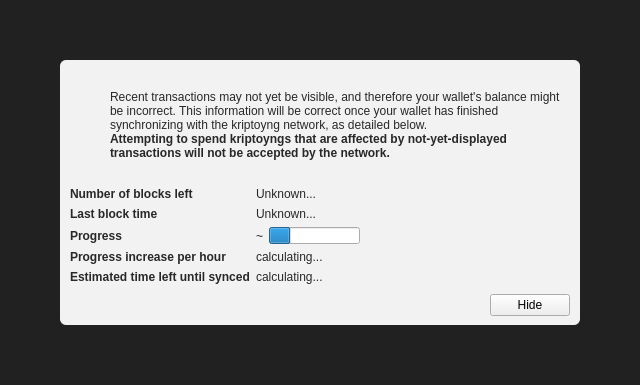
<?xml version="1.0" encoding="UTF-8"?>
<ui version="4.0">
 <class>ModalOverlay</class>
 <widget class="ModalOverlay" name="ModalOverlay">
  <property name="geometry">
   <rect>
    <x>0</x>
    <y>0</y>
    <width>640</width>
    <height>385</height>
   </rect>
  </property>
  <property name="windowTitle">
   <string>Form</string>
  </property>
  <layout class="QVBoxLayout" name="verticalLayout" stretch="0">
   <property name="sizeConstraint">
    <enum>QLayout::SetDefaultConstraint</enum>
   </property>
   <property name="leftMargin">
    <number>0</number>
   </property>
   <property name="topMargin">
    <number>0</number>
   </property>
   <property name="rightMargin">
    <number>0</number>
   </property>
   <property name="bottomMargin">
    <number>0</number>
   </property>
   <item>
    <widget class="QWidget" name="bgWidget" native="true">
     <property name="styleSheet">
      <string notr="true">#bgWidget { background: rgba(0,0,0,220); }</string>
     </property>
     <layout class="QVBoxLayout" name="verticalLayoutMain" stretch="1">
      <property name="leftMargin">
       <number>60</number>
      </property>
      <property name="topMargin">
       <number>60</number>
      </property>
      <property name="rightMargin">
       <number>60</number>
      </property>
      <property name="bottomMargin">
       <number>60</number>
      </property>
      <item>
       <widget class="QWidget" name="contentWidget" native="true">
        <property name="styleSheet">
         <string notr="true">#contentWidget { background: rgba(255,255,255,240); border-radius: 6px; }

QLabel { color: rgb(40,40,40);  }</string>
        </property>
        <layout class="QVBoxLayout" name="verticalLayoutSub" stretch="1,0,0,0">
         <property name="spacing">
          <number>0</number>
         </property>
         <property name="leftMargin">
          <number>10</number>
         </property>
         <property name="topMargin">
          <number>10</number>
         </property>
         <property name="rightMargin">
          <number>10</number>
         </property>
         <property name="bottomMargin">
          <number>10</number>
         </property>
         <item>
          <layout class="QHBoxLayout" name="horizontalLayoutIconText" stretch="0,1">
           <property name="topMargin">
            <number>20</number>
           </property>
           <item>
            <layout class="QVBoxLayout" name="verticalLayoutIcon">
             <property name="leftMargin">
              <number>0</number>
             </property>
             <item>
              <widget class="QPushButton" name="warningIcon">
               <property name="enabled">
                <bool>false</bool>
               </property>
               <property name="text">
                <string/>
               </property>
               <property name="icon">
                <iconset>
                 <normaloff>:/icons/warning</normaloff>
                 <disabledoff>:/icons/warning</disabledoff>:/icons/warning</iconset>
               </property>
               <property name="iconSize">
                <size>
                 <width>48</width>
                 <height>48</height>
                </size>
               </property>
               <property name="flat">
                <bool>true</bool>
               </property>
              </widget>
             </item>
             <item>
              <spacer name="verticalSpacerWarningIcon">
               <property name="orientation">
                <enum>Qt::Vertical</enum>
               </property>
               <property name="sizeHint" stdset="0">
                <size>
                 <width>20</width>
                 <height>40</height>
                </size>
               </property>
              </spacer>
             </item>
            </layout>
           </item>
           <item>
            <layout class="QVBoxLayout" name="verticalLayoutInfoText">
             <property name="leftMargin">
              <number>0</number>
             </property>
             <property name="topMargin">
              <number>0</number>
             </property>
             <item>
              <widget class="QLabel" name="infoText">
               <property name="text">
                <string>Recent transactions may not yet be visible, and therefore your wallet's balance might be incorrect. This information will be correct once your wallet has finished synchronizing with the kriptoyng network, as detailed below.</string>
               </property>
               <property name="textFormat">
                <enum>Qt::RichText</enum>
               </property>
               <property name="wordWrap">
                <bool>true</bool>
               </property>
              </widget>
             </item>
             <item>
              <widget class="QLabel" name="infoTextStrong">
               <property name="font">
                <font>
                 <weight>75</weight>
                 <bold>true</bold>
                </font>
               </property>
               <property name="text">
                <string>Attempting to spend kriptoyngs that are affected by not-yet-displayed transactions will not be accepted by the network.</string>
               </property>
               <property name="textFormat">
                <enum>Qt::RichText</enum>
               </property>
               <property name="wordWrap">
                <bool>true</bool>
               </property>
              </widget>
             </item>
             <item>
              <spacer name="verticalSpacerInTextSpace">
               <property name="orientation">
                <enum>Qt::Vertical</enum>
               </property>
               <property name="sizeHint" stdset="0">
                <size>
                 <width>20</width>
                 <height>40</height>
                </size>
               </property>
              </spacer>
             </item>
            </layout>
           </item>
          </layout>
         </item>
         <item>
          <spacer name="verticalSpacerAfterText">
           <property name="orientation">
            <enum>Qt::Vertical</enum>
           </property>
           <property name="sizeHint" stdset="0">
            <size>
             <width>20</width>
             <height>40</height>
            </size>
           </property>
          </spacer>
         </item>
         <item>
          <layout class="QFormLayout" name="formLayout">
           <property name="fieldGrowthPolicy">
            <enum>QFormLayout::FieldsStayAtSizeHint</enum>
           </property>
           <property name="horizontalSpacing">
            <number>6</number>
           </property>
           <property name="verticalSpacing">
            <number>6</number>
           </property>
           <property name="topMargin">
            <number>10</number>
           </property>
           <item row="0" column="0">
            <widget class="QLabel" name="labelNumberOfBlocksLeft">
             <property name="font">
              <font>
               <weight>75</weight>
               <bold>true</bold>
              </font>
             </property>
             <property name="text">
              <string>Number of blocks left</string>
             </property>
            </widget>
           </item>
           <item row="0" column="1">
            <widget class="QLabel" name="numberOfBlocksLeft">
             <property name="text">
              <string>Unknown...</string>
             </property>
            </widget>
           </item>
           <item row="1" column="0">
            <widget class="QLabel" name="labelLastBlockTime">
             <property name="font">
              <font>
               <weight>75</weight>
               <bold>true</bold>
              </font>
             </property>
             <property name="text">
              <string>Last block time</string>
             </property>
            </widget>
           </item>
           <item row="1" column="1">
            <widget class="QLabel" name="newestBlockDate">
             <property name="sizePolicy">
              <sizepolicy hsizetype="Maximum" vsizetype="Preferred">
               <horstretch>0</horstretch>
               <verstretch>0</verstretch>
              </sizepolicy>
             </property>
             <property name="text">
              <string>Unknown...</string>
             </property>
            </widget>
           </item>
           <item row="2" column="0">
            <widget class="QLabel" name="labelSyncDone">
             <property name="font">
              <font>
               <weight>75</weight>
               <bold>true</bold>
              </font>
             </property>
             <property name="text">
              <string>Progress</string>
             </property>
            </widget>
           </item>
           <item row="2" column="1">
            <layout class="QHBoxLayout" name="horizontalLayoutSync" stretch="0,1">
             <item>
              <widget class="QLabel" name="percentageProgress">
               <property name="text">
                <string notr="true">~</string>
               </property>
              </widget>
             </item>
             <item>
              <widget class="QProgressBar" name="progressBar">
               <property name="value">
                <number>24</number>
               </property>
               <property name="format">
                <string/>
               </property>
              </widget>
             </item>
            </layout>
           </item>
           <item row="4" column="0">
            <widget class="QLabel" name="labelProgressIncrease">
             <property name="font">
              <font>
               <weight>75</weight>
               <bold>true</bold>
              </font>
             </property>
             <property name="text">
              <string>Progress increase per hour</string>
             </property>
            </widget>
           </item>
           <item row="4" column="1">
            <widget class="QLabel" name="progressIncreasePerH">
             <property name="text">
              <string>calculating...</string>
             </property>
            </widget>
           </item>
           <item row="5" column="0">
            <widget class="QLabel" name="labelEstimatedTimeLeft">
             <property name="font">
              <font>
               <weight>75</weight>
               <bold>true</bold>
              </font>
             </property>
             <property name="text">
              <string>Estimated time left until synced</string>
             </property>
            </widget>
           </item>
           <item row="5" column="1">
            <widget class="QLabel" name="expectedTimeLeft">
             <property name="text">
              <string>calculating...</string>
             </property>
            </widget>
           </item>
          </layout>
         </item>
         <item>
          <layout class="QHBoxLayout" name="horizontalLayoutButtons">
           <property name="leftMargin">
            <number>10</number>
           </property>
           <property name="topMargin">
            <number>10</number>
           </property>
           <item>
            <spacer name="horizontalSpacer">
             <property name="orientation">
              <enum>Qt::Horizontal</enum>
             </property>
             <property name="sizeHint" stdset="0">
              <size>
               <width>40</width>
               <height>20</height>
              </size>
             </property>
            </spacer>
           </item>
           <item>
            <widget class="QPushButton" name="closeButton">
             <property name="text">
              <string>Hide</string>
             </property>
            </widget>
           </item>
          </layout>
         </item>
        </layout>
       </widget>
      </item>
     </layout>
    </widget>
   </item>
  </layout>
 </widget>
 <customwidgets>
  <customwidget>
   <class>ModalOverlay</class>
   <extends>QWidget</extends>
   <header>qt/modaloverlay.h</header>
   <container>1</container>
  </customwidget>
 </customwidgets>
 <resources/>
 <connections/>
</ui>
